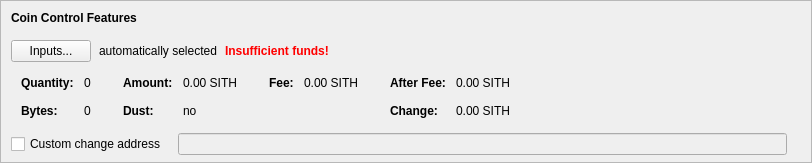
    <widget class="QFrame" name="frameCoinControl">
     <property name="sizePolicy">
      <sizepolicy hsizetype="Expanding" vsizetype="Expanding">
       <horstretch>0</horstretch>
       <verstretch>0</verstretch>
      </sizepolicy>
     </property>
     <property name="maximumSize">
      <size>
       <width>16777215</width>
       <height>16777215</height>
      </size>
     </property>
     <property name="frameShape">
      <enum>QFrame::StyledPanel</enum>
     </property>
     <property name="frameShadow">
      <enum>QFrame::Sunken</enum>
     </property>
     <layout class="QVBoxLayout" name="verticalLayoutCoinControl2">
      <property name="spacing">
       <number>0</number>
      </property>
      <property name="leftMargin">
       <number>0</number>
      </property>
      <property name="topMargin">
       <number>0</number>
      </property>
      <property name="rightMargin">
       <number>0</number>
      </property>
      <property name="bottomMargin">
       <number>6</number>
      </property>
      <item>
       <layout class="QVBoxLayout" name="verticalLayoutCoinControl" stretch="0,0,0,0,1">
        <property name="spacing">
         <number>0</number>
        </property>
        <property name="leftMargin">
         <number>10</number>
        </property>
        <property name="topMargin">
         <number>10</number>
        </property>
        <item>
         <layout class="QHBoxLayout" name="horizontalLayoutCoinControl1">
          <property name="bottomMargin">
           <number>15</number>
          </property>
          <item>
           <widget class="QLabel" name="labelCoinControlFeatures">
            <property name="sizePolicy">
             <sizepolicy hsizetype="Preferred" vsizetype="Maximum">
              <horstretch>0</horstretch>
              <verstretch>0</verstretch>
             </sizepolicy>
            </property>
            <property name="font">
             <font>
              <weight>75</weight>
              <bold>true</bold>
             </font>
            </property>
            <property name="styleSheet">
             <string notr="true">font-weight:bold;</string>
            </property>
            <property name="text">
             <string>Coin Control Features</string>
            </property>
           </widget>
          </item>
         </layout>
        </item>
        <item>
         <layout class="QHBoxLayout" name="horizontalLayoutCoinControl2" stretch="0,0,0,0">
          <property name="spacing">
           <number>8</number>
          </property>
          <property name="bottomMargin">
           <number>10</number>
          </property>
          <item>
           <widget class="QPushButton" name="pushButtonCoinControl">
            <property name="styleSheet">
             <string notr="true"/>
            </property>
            <property name="text">
             <string>Inputs...</string>
            </property>
            <property name="autoDefault">
             <bool>false</bool>
            </property>
           </widget>
          </item>
          <item>
           <widget class="QLabel" name="labelCoinControlAutomaticallySelected">
            <property name="text">
             <string>automatically selected</string>
            </property>
            <property name="margin">
             <number>5</number>
            </property>
           </widget>
          </item>
          <item>
           <widget class="QLabel" name="labelCoinControlInsuffFunds">
            <property name="font">
             <font>
              <weight>75</weight>
              <bold>true</bold>
             </font>
            </property>
            <property name="styleSheet">
             <string notr="true">color:red;font-weight:bold;</string>
            </property>
            <property name="text">
             <string>Insufficient funds!</string>
            </property>
            <property name="margin">
             <number>5</number>
            </property>
           </widget>
          </item>
          <item>
           <spacer name="horizontalSpacerCoinControl">
            <property name="orientation">
             <enum>Qt::Horizontal</enum>
            </property>
            <property name="sizeHint" stdset="0">
             <size>
              <width>40</width>
              <height>1</height>
             </size>
            </property>
           </spacer>
          </item>
         </layout>
        </item>
        <item>
         <widget class="QWidget" name="widgetCoinControl" native="true">
          <property name="sizePolicy">
           <sizepolicy hsizetype="Preferred" vsizetype="Preferred">
            <horstretch>0</horstretch>
            <verstretch>0</verstretch>
           </sizepolicy>
          </property>
          <property name="minimumSize">
           <size>
            <width>0</width>
            <height>0</height>
           </size>
          </property>
          <property name="styleSheet">
           <string notr="true"/>
          </property>
          <layout class="QHBoxLayout" name="horizontalLayoutCoinControl5">
           <property name="leftMargin">
            <number>0</number>
           </property>
           <property name="topMargin">
            <number>0</number>
           </property>
           <property name="rightMargin">
            <number>0</number>
           </property>
           <property name="bottomMargin">
            <number>0</number>
           </property>
           <item>
            <layout class="QHBoxLayout" name="horizontalLayoutCoinControl3" stretch="0,0,0,1">
             <property name="spacing">
              <number>20</number>
             </property>
             <property name="topMargin">
              <number>0</number>
             </property>
             <property name="bottomMargin">
              <number>10</number>
             </property>
             <item>
              <layout class="QFormLayout" name="formLayoutCoinControl1">
               <property name="horizontalSpacing">
                <number>10</number>
               </property>
               <property name="verticalSpacing">
                <number>14</number>
               </property>
               <property name="leftMargin">
                <number>10</number>
               </property>
               <property name="topMargin">
                <number>4</number>
               </property>
               <property name="rightMargin">
                <number>6</number>
               </property>
               <item row="0" column="0">
                <widget class="QLabel" name="labelCoinControlQuantityText">
                 <property name="font">
                  <font>
                   <weight>75</weight>
                   <bold>true</bold>
                  </font>
                 </property>
                 <property name="text">
                  <string>Quantity:</string>
                 </property>
                 <property name="margin">
                  <number>0</number>
                 </property>
                </widget>
               </item>
               <item row="0" column="1">
                <widget class="QLabel" name="labelCoinControlQuantity">
                 <property name="cursor">
                  <cursorShape>IBeamCursor</cursorShape>
                 </property>
                 <property name="contextMenuPolicy">
                  <enum>Qt::ActionsContextMenu</enum>
                 </property>
                 <property name="text">
                  <string notr="true">0</string>
                 </property>
                 <property name="margin">
                  <number>0</number>
                 </property>
                 <property name="textInteractionFlags">
                  <set>Qt::LinksAccessibleByMouse|Qt::TextSelectableByKeyboard|Qt::TextSelectableByMouse</set>
                 </property>
                </widget>
               </item>
               <item row="1" column="0">
                <widget class="QLabel" name="labelCoinControlBytesText">
                 <property name="font">
                  <font>
                   <weight>75</weight>
                   <bold>true</bold>
                  </font>
                 </property>
                 <property name="text">
                  <string>Bytes:</string>
                 </property>
                </widget>
               </item>
               <item row="1" column="1">
                <widget class="QLabel" name="labelCoinControlBytes">
                 <property name="cursor">
                  <cursorShape>IBeamCursor</cursorShape>
                 </property>
                 <property name="contextMenuPolicy">
                  <enum>Qt::ActionsContextMenu</enum>
                 </property>
                 <property name="text">
                  <string notr="true">0</string>
                 </property>
                 <property name="textInteractionFlags">
                  <set>Qt::LinksAccessibleByMouse|Qt::TextSelectableByKeyboard|Qt::TextSelectableByMouse</set>
                 </property>
                </widget>
               </item>
              </layout>
             </item>
             <item>
              <layout class="QFormLayout" name="formLayoutCoinControl2">
               <property name="horizontalSpacing">
                <number>10</number>
               </property>
               <property name="verticalSpacing">
                <number>14</number>
               </property>
               <property name="leftMargin">
                <number>6</number>
               </property>
               <property name="topMargin">
                <number>4</number>
               </property>
               <property name="rightMargin">
                <number>6</number>
               </property>
               <item row="0" column="0">
                <widget class="QLabel" name="labelCoinControlAmountText">
                 <property name="font">
                  <font>
                   <weight>75</weight>
                   <bold>true</bold>
                  </font>
                 </property>
                 <property name="text">
                  <string>Amount:</string>
                 </property>
                 <property name="margin">
                  <number>0</number>
                 </property>
                </widget>
               </item>
               <item row="0" column="1">
                <widget class="QLabel" name="labelCoinControlAmount">
                 <property name="cursor">
                  <cursorShape>IBeamCursor</cursorShape>
                 </property>
                 <property name="contextMenuPolicy">
                  <enum>Qt::ActionsContextMenu</enum>
                 </property>
                 <property name="text">
                  <string notr="true">0.00 SITH</string>
                 </property>
                 <property name="textInteractionFlags">
                  <set>Qt::LinksAccessibleByMouse|Qt::TextSelectableByKeyboard|Qt::TextSelectableByMouse</set>
                 </property>
                </widget>
               </item>
               <item row="1" column="0">
                <widget class="QLabel" name="labelCoinControlLowOutputText">
                 <property name="font">
                  <font>
                   <weight>75</weight>
                   <bold>true</bold>
                  </font>
                 </property>
                 <property name="text">
                  <string>Dust:</string>
                 </property>
                </widget>
               </item>
               <item row="1" column="1">
                <widget class="QLabel" name="labelCoinControlLowOutput">
                 <property name="cursor">
                  <cursorShape>IBeamCursor</cursorShape>
                 </property>
                 <property name="contextMenuPolicy">
                  <enum>Qt::ActionsContextMenu</enum>
                 </property>
                 <property name="text">
                  <string notr="true">no</string>
                 </property>
                 <property name="textInteractionFlags">
                  <set>Qt::LinksAccessibleByMouse|Qt::TextSelectableByKeyboard|Qt::TextSelectableByMouse</set>
                 </property>
                </widget>
               </item>
              </layout>
             </item>
             <item>
              <layout class="QFormLayout" name="formLayoutCoinControl3">
               <property name="horizontalSpacing">
                <number>10</number>
               </property>
               <property name="verticalSpacing">
                <number>14</number>
               </property>
               <property name="leftMargin">
                <number>6</number>
               </property>
               <property name="topMargin">
                <number>4</number>
               </property>
               <property name="rightMargin">
                <number>6</number>
               </property>
               <item row="0" column="0">
                <widget class="QLabel" name="labelCoinControlFeeText">
                 <property name="font">
                  <font>
                   <weight>75</weight>
                   <bold>true</bold>
                  </font>
                 </property>
                 <property name="text">
                  <string>Fee:</string>
                 </property>
                 <property name="margin">
                  <number>0</number>
                 </property>
                </widget>
               </item>
               <item row="0" column="1">
                <widget class="QLabel" name="labelCoinControlFee">
                 <property name="cursor">
                  <cursorShape>IBeamCursor</cursorShape>
                 </property>
                 <property name="contextMenuPolicy">
                  <enum>Qt::ActionsContextMenu</enum>
                 </property>
                 <property name="text">
                  <string notr="true">0.00 SITH</string>
                 </property>
                 <property name="textInteractionFlags">
                  <set>Qt::LinksAccessibleByMouse|Qt::TextSelectableByKeyboard|Qt::TextSelectableByMouse</set>
                 </property>
                </widget>
               </item>
             </layout>
             </item>
             <item>
              <layout class="QFormLayout" name="formLayoutCoinControl4">
               <property name="horizontalSpacing">
                <number>10</number>
               </property>
               <property name="verticalSpacing">
                <number>14</number>
               </property>
               <property name="leftMargin">
                <number>6</number>
               </property>
               <property name="topMargin">
                <number>4</number>
               </property>
               <property name="rightMargin">
                <number>6</number>
               </property>
               <item row="0" column="0">
                <widget class="QLabel" name="labelCoinControlAfterFeeText">
                 <property name="font">
                  <font>
                   <weight>75</weight>
                   <bold>true</bold>
                  </font>
                 </property>
                 <property name="text">
                  <string>After Fee:</string>
                 </property>
                 <property name="margin">
                  <number>0</number>
                 </property>
                </widget>
               </item>
               <item row="0" column="1">
                <widget class="QLabel" name="labelCoinControlAfterFee">
                 <property name="cursor">
                  <cursorShape>IBeamCursor</cursorShape>
                 </property>
                 <property name="contextMenuPolicy">
                  <enum>Qt::ActionsContextMenu</enum>
                 </property>
                 <property name="text">
                  <string notr="true">0.00 SITH</string>
                 </property>
                 <property name="textInteractionFlags">
                  <set>Qt::LinksAccessibleByMouse|Qt::TextSelectableByKeyboard|Qt::TextSelectableByMouse</set>
                 </property>
                </widget>
               </item>
               <item row="1" column="0">
                <widget class="QLabel" name="labelCoinControlChangeText">
                 <property name="font">
                  <font>
                   <weight>75</weight>
                   <bold>true</bold>
                  </font>
                 </property>
                 <property name="text">
                  <string>Change:</string>
                 </property>
                </widget>
               </item>
               <item row="1" column="1">
                <widget class="QLabel" name="labelCoinControlChange">
                 <property name="cursor">
                  <cursorShape>IBeamCursor</cursorShape>
                 </property>
                 <property name="contextMenuPolicy">
                  <enum>Qt::ActionsContextMenu</enum>
                 </property>
                 <property name="text">
                  <string notr="true">0.00 SITH</string>
                 </property>
                 <property name="textInteractionFlags">
                  <set>Qt::LinksAccessibleByMouse|Qt::TextSelectableByKeyboard|Qt::TextSelectableByMouse</set>
                 </property>
                </widget>
               </item>
              </layout>
             </item>
            </layout>
           </item>
          </layout>
         </widget>
        </item>
        <item>
         <layout class="QHBoxLayout" name="horizontalLayoutCoinControl4" stretch="0,0,0">
          <property name="spacing">
           <number>12</number>
          </property>
          <property name="sizeConstraint">
           <enum>QLayout::SetDefaultConstraint</enum>
          </property>
          <property name="topMargin">
           <number>5</number>
          </property>
          <property name="rightMargin">
           <number>5</number>
          </property>
          <item>
           <widget class="QCheckBox" name="checkBoxCoinControlChange">
            <property name="toolTip">
             <string>If this is activated, but the change address is empty or invalid, change will be sent to a newly generated address.</string>
            </property>
            <property name="text">
             <string>Custom change address</string>
            </property>
           </widget>
          </item>
          <item>
           <widget class="QValidatedLineEdit" name="lineEditCoinControlChange">
            <property name="enabled">
             <bool>false</bool>
            </property>
            <property name="sizePolicy">
             <sizepolicy hsizetype="Expanding" vsizetype="Fixed">
              <horstretch>0</horstretch>
              <verstretch>0</verstretch>
             </sizepolicy>
            </property>
           </widget>
          </item>
          <item>
           <widget class="QLabel" name="labelCoinControlChangeLabel">
            <property name="sizePolicy">
             <sizepolicy hsizetype="Preferred" vsizetype="Expanding">
              <horstretch>0</horstretch>
              <verstretch>0</verstretch>
             </sizepolicy>
            </property>
            <property name="minimumSize">
             <size>
              <width>0</width>
              <height>0</height>
             </size>
            </property>
            <property name="text">
             <string/>
            </property>
            <property name="margin">
             <number>3</number>
            </property>
           </widget>
          </item>
         </layout>
        </item>
        <item>
         <spacer name="verticalSpacerCoinControl">
          <property name="orientation">
           <enum>Qt::Vertical</enum>
          </property>
          <property name="sizeHint" stdset="0">
           <size>
            <width>800</width>
            <height>1</height>
           </size>
          </property>
         </spacer>
        </item>
       </layout>
      </item>
     </layout>
    </widget>
